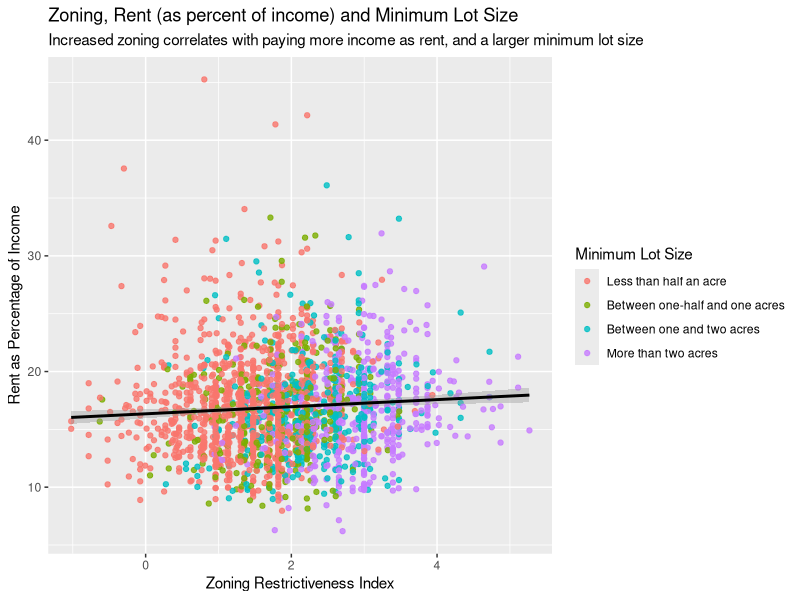
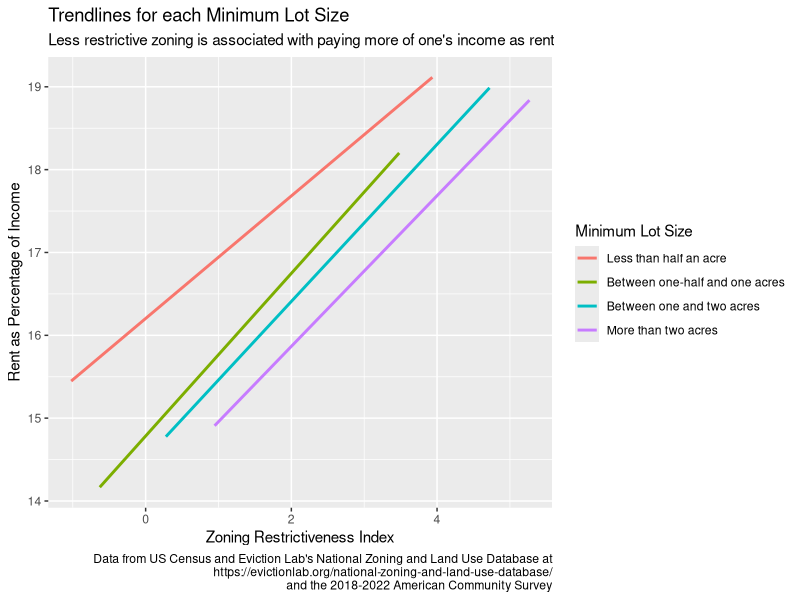
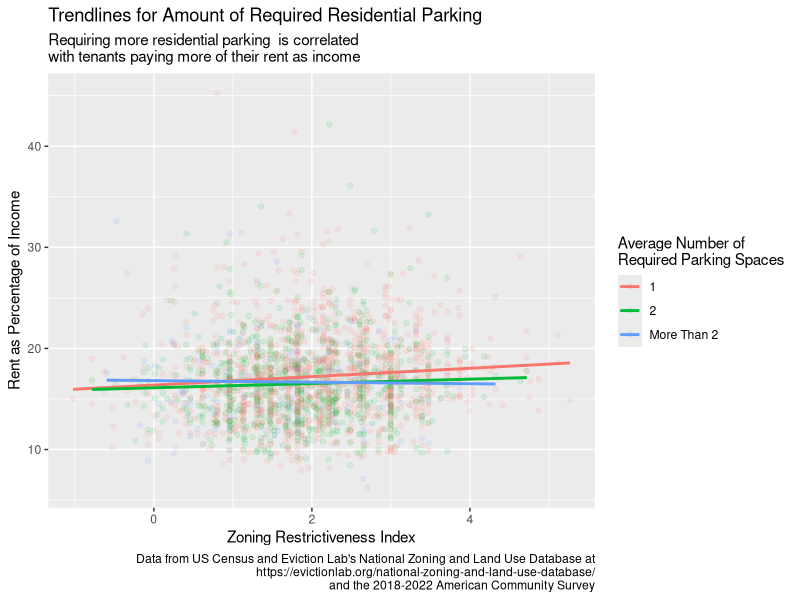
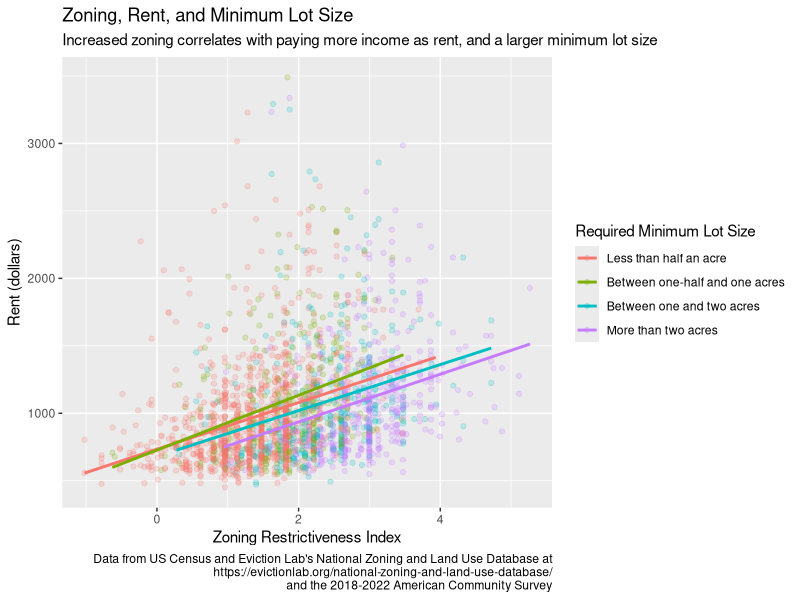
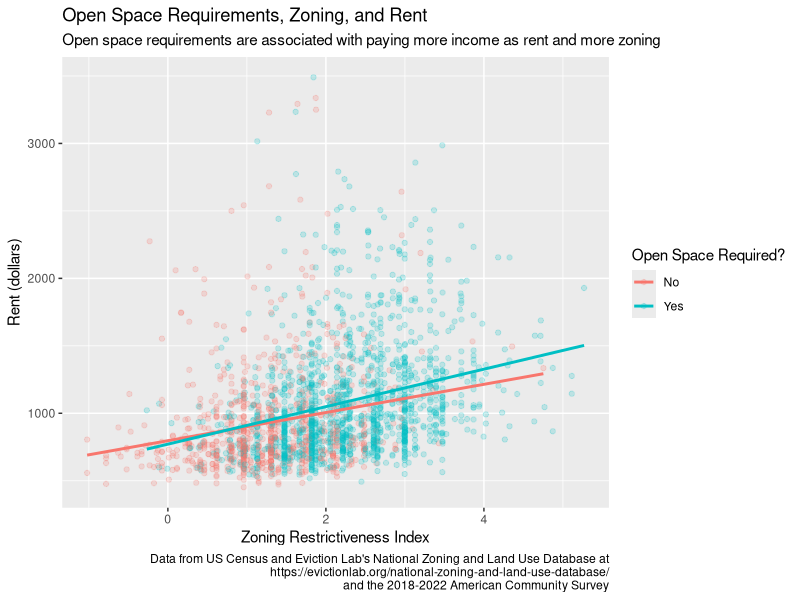
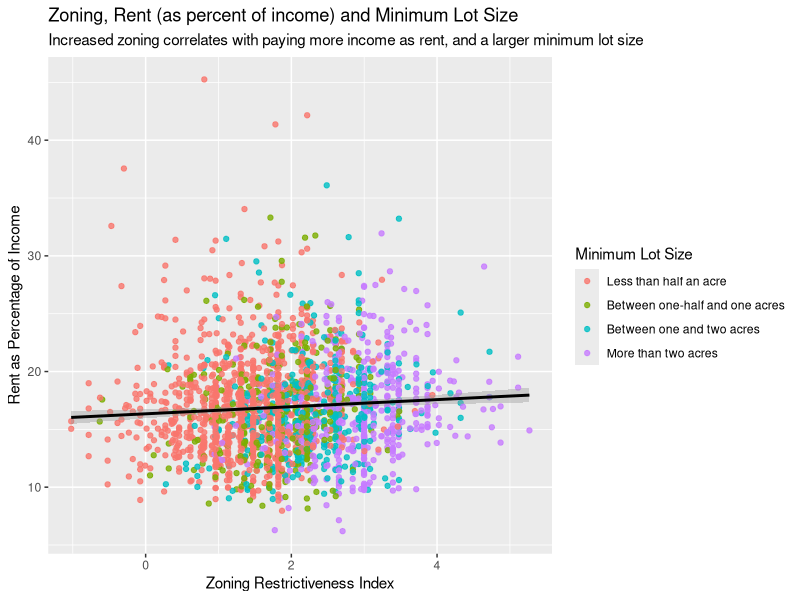
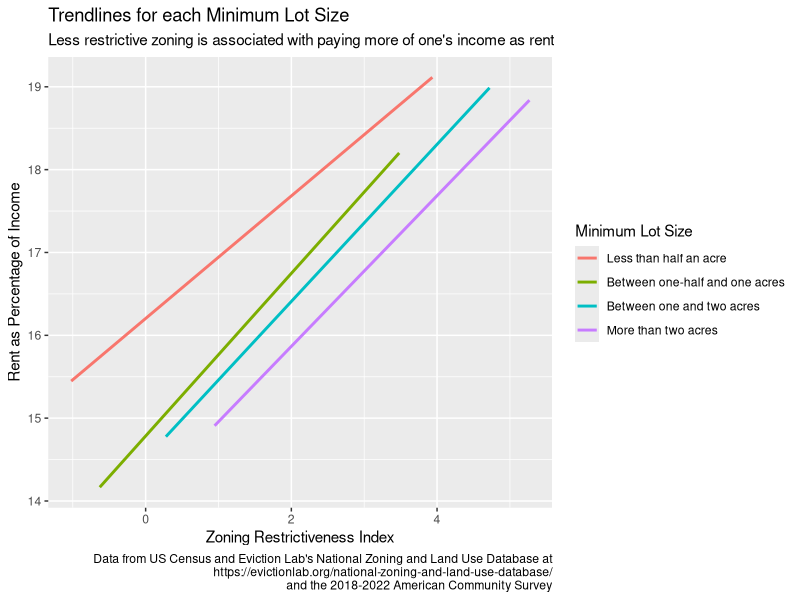
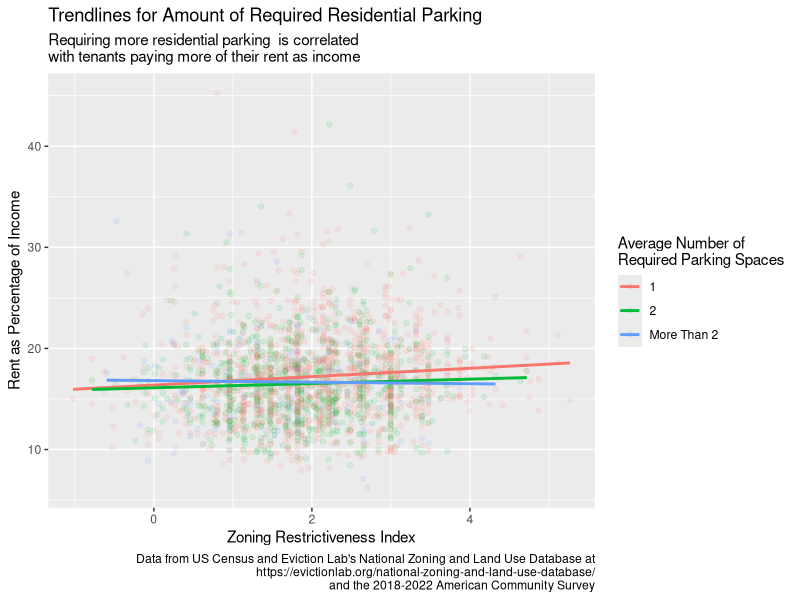

Reproduce these figures in R, in order.
## ---- chunk 1
#| message: false
#| label: setup

#gridExtra needed for building one of the final graphs)
library(tidyverse)
library(gridExtra)
## ---- chunk 2
#| message: false
#| label: data_reading


#nzlud_muni.csv from https://github.com/mtmleczko/nzlud, other data obtained using tidycensus in dataset_builder.qmd

zoning_data <- read.csv("data/nzlud_muni.csv")

rent_data <- read.csv("data/rent_data.csv") |>
  rename_at("estimate", ~"avg_rent_est")

income_data <- read_csv("data/income_data.csv") |>
  mutate(GEOID = as.numeric(GEOID)) |>
  rename_at("estimate", ~"avg_income_est") 


## ---- chunk 3
#| message: false
#| label: data_combining

zoning_plus_rent <- zoning_data |>
  left_join(rent_data, join_by(GEOID)) 

#Doing separate calls to join as doing all at once causes error

zoning_plus_income <- zoning_plus_rent |>
  left_join(income_data, join_by(GEOID))

## ---- chunk 4
#| message: false
#| label: data_tidying

#dominant_min_lot is made to capture municipalities where one type of minimum lot size predominates, don't want municipalities evenly split between two types in graph so as not to muddy trends

zoning_tidied <- zoning_plus_income |> 
  drop_na(avg_income_est, avg_rent_est) |>
  mutate(
    rent_percent_income = avg_rent_est / avg_income_est * 100 * 12, #This gives the what percent of average income the average rent costs
    dominant_min_lot = case_when(
      half_acre_less > 0.7 ~ "Less than half an acre",
      half_acre_more > 0.7 ~ "Between one-half and one acres",
      one_acre_more > 0.7 ~ "Between one and two acres",
      two_acre_more > 0.7 ~ "More than two acres",
      TRUE ~ "None"
    ))
## ---- chunk 5
#| message: false
#| label: main_plot_construction

#Variables to determine axis boundaries so all 4 graphs have the same x and y axis
x_limits <- range(zoning_tidied$zri, na.rm = TRUE)
y_limits <- range(zoning_tidied$rent_percent_income, na.rm = TRUE)

#Did 4 plots based on possible minimum lot size values in the dataset as there's a clear interesting outlier when graphed
#Used zri (the Zoning Restrictiveness Index from Eviction Labs) as all the zoning variables I tried plotting had too little effect on rent individually to make an interesting plot, while the combined index does. 
#Used "rent as percent of income" to help adjust for the fact high rents are often indicative of high possible incomes
less_half_lot_graph <- zoning_tidied |> 
  filter(dominant_min_lot == "Less than half an acre") |>
  ggplot(aes(x = zri,
             y = rent_percent_income)) +
  geom_point(color = "orange") +
  geom_smooth(method=lm, color = "black") +
  theme(legend.position = "none") +
  xlim(x_limits) +
  ylim(y_limits) + 
  labs(
    title = "Minimum Lot Size is Less than Half an Acre",
    x = "Zoning Restrictiveness Index",
    y = "Rent as Percentage of Income"
  )

half_to_one_lot_graph <- zoning_tidied |> 
  filter(dominant_min_lot == "Between one-half and one acres") |>
  ggplot(aes(x = zri,
             y = rent_percent_income)) +
  geom_point(color = "green") +
  geom_smooth(method=lm, color = "black") +
  theme(legend.position = "none") +
  xlim(x_limits) +
  ylim(y_limits) + 
  labs(
    title = "Minimum Lot Size is Between Half an Acre and One Acre",
    x = "Zoning Restrictiveness Index",
    y = "Rent as Percentage of Income"
  )

one_to_two_lot_graph <- zoning_tidied |> 
  filter(dominant_min_lot == "Between one and two acres") |>
  ggplot(aes(x = zri,
             y = rent_percent_income)) +
  geom_point(color = "aquamarine3") +
  geom_smooth(method=lm, color = "black") +
  theme(legend.position = "none") +
  xlim(x_limits) +
  ylim(y_limits) +
  labs(
    title = "Minimum Lot Size is Between One and Two Acres",
    x = "Zoning Restrictiveness Index",
    y = "Rent as Percentage of Income"
  )

two_plus_lot_graph <- zoning_tidied |> 
  filter(dominant_min_lot == "More than two acres") |>
  ggplot(aes(x = zri,
             y = rent_percent_income)) +
  geom_point(color = "violet") +
  geom_smooth(method=lm, color = "black") +
  theme(legend.position = "none") +
  xlim(x_limits) +
  ylim(y_limits) +
  labs(
    title = "Minimum Lot Size is More than Two Acres",
    x = "Zoning Restrictiveness Index",
    y = "Rent as Percentage of Income",
    caption = "Data from US Census and Eviction Lab's National Zoning and Land Use Database at\n https://evictionlab.org/national-zoning-and-land-use-database/\n and the 2018-2022 American Community Survey"
  )

minimum_lot_size_comparison <- arrangeGrob(less_half_lot_graph, half_to_one_lot_graph, one_to_two_lot_graph, two_plus_lot_graph, ncol=2)
ggsave("minimum_lot_size_comparison.png", minimum_lot_size_comparison, width = 12, height = 12)


## ---- chunk 6
#| message: false
#| label: all_min_lot_size

zoning_tidied$dominant_min_lot <- factor(zoning_tidied$dominant_min_lot, levels = c("Less than half an acre",
                               "Between one-half and one acres",
                               "Between one and two acres",
                               "More than two acres"))


combined_zoning <- zoning_tidied |> 
  ggplot(aes(x = zri,
             y = rent_percent_income,
             color = dominant_min_lot)) +
  geom_point(alpha = 0.8) +
  geom_smooth(method=lm, color = "black") +
  xlim(x_limits) +
  ylim(y_limits) + 
  labs(
    title = "Zoning, Rent (as percent of income) and Minimum Lot Size",
    subtitle = "Increased zoning correlates with paying more income as rent, and a larger minimum lot size",
    color = "Minimum Lot Size",
    x = "Zoning Restrictiveness Index",
    y = "Rent as Percentage of Income",
  )

combined_zoning
ggsave("minimum_lot_size_combined.png", combined_zoning)


## ---- chunk 7
#| message: false
#| label: all_trendline


all_trendline_graph <- zoning_tidied |> 
  ggplot(aes(x = zri,
             y = rent_percent_income,
             color = dominant_min_lot)) +
  geom_smooth(method=lm, se = FALSE) +
  labs(
    title = "Trendlines for each Minimum Lot Size",
    subtitle = "Less restrictive zoning is associated with paying more of one's income as rent",
    x = "Zoning Restrictiveness Index",
    y = "Rent as Percentage of Income",
    color = "Minimum Lot Size",
    caption = "Data from US Census and Eviction Lab's National Zoning and Land Use Database at\n https://evictionlab.org/national-zoning-and-land-use-database/\n and the 2018-2022 American Community Survey"
  )

all_trendline_graph
ggsave("all_trendline_graph.png", all_trendline_graph)

## ---- chunk 8
#| message: false
#| label: parking_mode


mode_parking_graph <- zoning_tidied |> 
  mutate(parking_mode_case = case_when(
    parking_mode > 2 ~ "More Than 2",
    parking_mode == 2 ~ "2",
    parking_mode == 1 ~ "1")) |>
  filter(!is.na(parking_mode_case)) |>
  ggplot(aes(x = zri,
             y = rent_percent_income,
             color = parking_mode_case)) +
  geom_point(alpha = 0.1) + 
  geom_smooth(method=lm, se = FALSE) +
  labs(
    title = "Trendlines for Amount of Required Residential Parking",
    subtitle = "Requiring more residential parking  is correlated \nwith tenants paying more of their rent as income",
    x = "Zoning Restrictiveness Index",
    y = "Rent as Percentage of Income",
    color = "Average Number of \nRequired Parking Spaces",
    caption = "Data from US Census and Eviction Lab's National Zoning and Land Use Database at\n https://evictionlab.org/national-zoning-and-land-use-database/\n and the 2018-2022 American Community Survey"
  )

mode_parking_graph
ggsave("mode_parking.png", mode_parking_graph)
## ---- chunk 9
#| message: false
#| label: unadjusted_rent


raw_rent_graph <- zoning_tidied |> 
  ggplot(aes(x = zri,
             y = avg_rent_est,
             color = dominant_min_lot)) +
  geom_point(alpha = 0.2) + 
  geom_smooth(method=lm, se = FALSE) +
  labs(
    title = "Zoning, Rent, and Minimum Lot Size",
    subtitle = "Increased zoning correlates with paying more income as rent, and a larger minimum lot size",
    x = "Zoning Restrictiveness Index",
    y = "Rent (dollars)",
    color = "Required Minimum Lot Size",
    caption = "Data from US Census and Eviction Lab's National Zoning and Land Use Database at\n https://evictionlab.org/national-zoning-and-land-use-database/\n and the 2018-2022 American Community Survey"
  )


raw_rent_graph
ggsave("raw_rent_graph.png", raw_rent_graph)

## ---- chunk 10
#| message: false
#| label: open_space

open_space_graph <- zoning_tidied |> 
  mutate(req_open = case_when(
    open_space == 1 ~ "Yes",
    open_space == 0 ~ "No")) |>
  ggplot(aes(x = zri,
             y = avg_rent_est,
             color = req_open)) +
  geom_point(alpha = 0.2) + 
  geom_smooth(method=lm, se = FALSE) +
  labs(
    title = "Open Space Requirements, Zoning, and Rent",
    subtitle = "Open space requirements are associated with paying more income as rent and more zoning",
    x = "Zoning Restrictiveness Index",
    y = "Rent (dollars)",
    color = "Open Space Required?",
    caption = "Data from US Census and Eviction Lab's National Zoning and Land Use Database at\n https://evictionlab.org/national-zoning-and-land-use-database/\n and the 2018-2022 American Community Survey"
  )
  
open_space_graph
ggsave("open_space_graph.png", open_space_graph)
